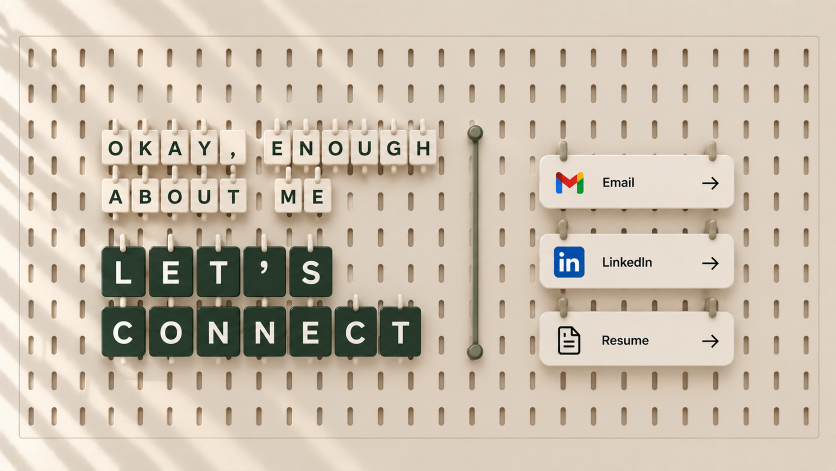
#> input picture portfolio-assets/contact/contact-bg.png, 1672 x 941 px (shown at 1/2 size)
$ python build-contact-art.py
#> lines starting #> are read from the running program, lines starting #| are printed output that depends on the picture; after the words box and inside, x2 and y2 are one past the last pixel; in counts of white or black regions, pixels touching at a corner belong together
"""Build the Contact section artwork from the reference render.

    python3 scripts/build-contact-art.py

Reads portfolio-assets/contact/contact-bg.png (the 1672×941 reference) and writes:
  portfolio-assets/contact/contact-board.png (+ -opt.webp)  full scene, used as the background
  portfolio-assets/contact/contact-cards.png (+ -opt.webp)  the three card bodies on transparency
  src/data/contactLayout.json                               card / clip positions for the page

The pegboard is redrawn bigger (so the scene shows at ZOOM of its reference size)
with a regular hole grid, using the reference's own hole texture, frame edge and
light streaks. Tiles, rod and cards are lifted from the reference with their
clips painted out, then placed so every new, smaller clip hangs in a real slot.
"""
import json
from pathlib import Path

import cv2
import numpy as np
from PIL import Image

ROOT = Path(__file__).resolve().parent.parent
SRC = ROOT / "portfolio-assets/contact/contact-bg.png"
OUT = ROOT / "portfolio-assets/contact"
LAYOUT = ROOT / "src/data/contactLayout.json"

ZOOM = 0.87
W0, H0 = 1672, 941
W, H = round(W0 / ZOOM), round(H0 / ZOOM)

# Flat board + wall colour (BGR). Matched to the cover pegboard photo's wall
# (#EEE7DC-ish) so both pegboard sections share one tone; the reference was 222,208,193.
BOARD_BGR = np.array([218, 230, 238], np.float32)
BOARD_LUM = 210.5

# ---- Reference geometry (measured, reference pixels) ------------------------
FRAME_REF = (38, 72, 1637, 876)                     # frame line centres l, t, r, b
CREAM_ROWS = [
    dict(y=260, h=67, x=[204, 264, 323, 382, 440, 528, 586, 644, 703, 761, 819],
         w=[53, 52, 52, 52, 52, 52, 52, 52, 52, 52, 53], slots=[0, 1, 2, 3, 4, 6, 7, 8, 9, 10, 11]),
    dict(y=357, h=67, x=[203, 263, 322, 382, 440, 550, 609], w=[54, 53, 53, 52, 52, 53, 52], slots=[0, 1, 2, 3, 4, 6, 7]),
]
GREEN_ROWS = [
    dict(y=493, h=101, x=[205, 298, 394, 487, 579], w=[85, 88, 86, 84, 85]),
    dict(y=613, h=100, x=[205, 298, 394, 487, 580, 670, 760], w=[85, 88, 86, 85, 83, 83, 82]),
]
CARDS_REF = [("email", 311), ("linkedin", 470), ("resume", 625)]
CARD_X, CARD_W, CARD_H, CARD_R = 1080, 387, 103, 14
CARD_CLIP_X_REF = (1128, 1431)
ROD_BOX = (926, 246, 974, 726)                       # x0, y0, x1, y1
ROD_CX, ROD_CAPS, ROD_CAP_R, ROD_HALF_W = 950.5, (266, 705), 16, 5.5

# ---- New board grid and placement (new-canvas pixels) -----------------------
FRAME = (38, 72, W - 35, H - 65)
SX, SY = 60, 72
X_FIRST = FRAME[0] + ((FRAME[2] - FRAME[0]) - SX * ((FRAME[2] - FRAME[0] - 46) // SX)) // 2
Y_FIRST = FRAME[1] + ((FRAME[3] - FRAME[1]) - SY * ((FRAME[3] - FRAME[1] - 80) // SY)) // 2
N_COLS = (FRAME[2] - FRAME[0] - 46) // SX + 1
N_ROWS = (FRAME[3] - FRAME[1] - 80) // SY + 1
col = lambda i: X_FIRST + SX * i
row = lambda j: Y_FIRST + SY * j

TILE_CLIP, CARD_CLIP = (8, 26), (11, 28)             # new clip size (w, h), ~35% smaller
# The reference's cream tiles are nearly the board's colour; tint them down (BGR) so they read.
CREAM_TINT = np.array([0.86, 0.875, 0.90], np.float32)
CREAM_OVERLAP, GREEN_OVERLAP, CARD_OVERLAP = 13, 9, 7  # how far a clip reaches over its item
BASE_COL, BASE_ROW = 4, 3
CREAM_TOPS = [row(BASE_ROW) - 4, row(BASE_ROW) + 86]
GREEN_TOPS = [row(BASE_ROW) + 230, row(BASE_ROW) + 360]
GREEN_X0, GREEN_PITCH = col(BASE_COL) + 15, 90       # each clip sits 15px off-centre, alternating
ROD_COL = BASE_COL + 13
CARD_CLIP_COLS = (BASE_COL + 16, BASE_COL + 21)
CARD_LEFT = col(CARD_CLIP_COLS[0]) - 44
CARD_TOPS = [row(BASE_ROW) + 8 + 150 * k for k in range(3)]
ROD_CAPS_NEW = (row(BASE_ROW) + 4, row(BASE_ROW + 6) + 4)


def rounded_rect_alpha(w, h, r):
    yy, xx = np.mgrid[0:h, 0:w] + 0.5
    qx = np.abs(xx - w / 2) - (w / 2 - r)
    qy = np.abs(yy - h / 2) - (h / 2 - r)
    d = np.hypot(np.maximum(qx, 0), np.maximum(qy, 0)) + np.minimum(np.maximum(qx, qy), 0) - r
    return np.clip(0.5 - d, 0, 1).astype(np.float32)


def directional_fill(L, ok, angle):
    """Fill ~ok pixels by interpolating along the light-streak direction."""
    h, w = L.shape
    ys, xs = np.nonzero(~ok)
    d = (np.cos(np.radians(angle)), np.sin(np.radians(angle)))
    found = []
    for sign in (1, -1):
        v = np.full(len(xs), np.nan, np.float32)
        dist = np.full(len(xs), np.inf, np.float32)
        todo = np.arange(len(xs))
        for step in range(1, 2 * max(h, w)):
            px = np.rint(xs[todo] + sign * d[0] * step).astype(int)
            py = np.rint(ys[todo] + sign * d[1] * step).astype(int)
            inside = (px >= 0) & (px < w) & (py >= 0) & (py < h)
            hit = np.zeros(len(todo), bool)
            hit[inside] = ok[py[inside], px[inside]]
            v[todo[hit]] = L[py[hit], px[hit]]
            dist[todo[hit]] = step
            todo = todo[~hit & inside]
            if not len(todo):
                break
        found.append((v, dist))
    (va, da), (vb, db) = found
    both = np.isfinite(da) & np.isfinite(db)
    fill = np.where(both, (np.nan_to_num(va) * db + np.nan_to_num(vb) * da) / np.where(both, da + db, 1),
                    np.where(np.isfinite(da), va, vb))
    fill = np.where(np.isfinite(fill), fill, L[ok].mean())
    out = L.copy()
    out[ys, xs] = fill
    return out


def reference_object_boxes():
    boxes = []
    for r in CREAM_ROWS + GREEN_ROWS:
        boxes += [((x, r["y"], w, r["h"]), 32) for x, w in zip(r["x"], r["w"])]
    boxes += [((CARD_X, y - 40, CARD_W, CARD_H + 40), 34) for _, y in CARDS_REF]
    boxes.append(((ROD_BOX[0], ROD_BOX[1], ROD_BOX[2] - ROD_BOX[0], ROD_BOX[3] - ROD_BOX[1]), 24))
    return boxes


def light_map(ref):
    """Board lighting (ratio to the flat board colour) with objects, holes and frame removed."""
    gray = cv2.cvtColor(ref.astype(np.uint8), cv2.COLOR_BGR2GRAY).astype(np.float32)
    excl = cv2.dilate((gray < 165).astype(np.uint8), np.ones((9, 9), np.uint8))
#> excl: shape (941, 1672); values 0 (black) and 1 (white), 27.5% white; 253 white regions, largest, box (x1, y1, x2, y2) and area: (199, 236, 892, 734) 187413, (1085, 572, 1459, 641) 14023, (929, 236, 971, 731) 12578
    cv2.rectangle(excl, FRAME_REF[:2], FRAME_REF[2:], 1, 9)
#> excl: shape (941, 1672); values 0 (black) and 1 (white), 30.6% white; 239 white regions, largest, box (x1, y1, x2, y2) and area: (199, 236, 892, 734) 187413, (33, 67, 1643, 882) 52826, (1085, 572, 1459, 641) 14023
    for (x, y, w, h), pad in reference_object_boxes():
        cv2.rectangle(excl, (x - pad, y - pad), (x + w + pad, y + h + pad), 1, -1)
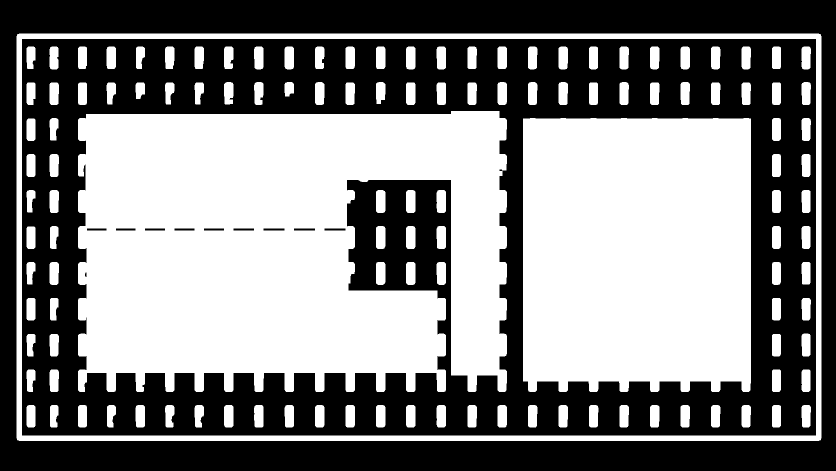
#> excl: shape (941, 1672) (shown at 1/2 size); values 0 (black) and 1 (white), 50.4% white; 12 black regions, largest, box (x1, y1, x2, y2) and area: (44, 78, 1632, 871) 518412, (0, 0, 1672, 941) 261242, (527, 457, 569, 461) 168
    valid = (1 - excl).astype(np.float32)
    k = 4
    num = cv2.GaussianBlur(cv2.resize(gray * valid, None, fx=1 / k, fy=1 / k, interpolation=cv2.INTER_AREA), (0, 0), 1.5)
    den = cv2.GaussianBlur(cv2.resize(valid, None, fx=1 / k, fy=1 / k, interpolation=cv2.INTER_AREA), (0, 0), 1.5)
    ok = den > 0.25
#> ok: shape (235, 418) bool; 59.2% white; 126 black regions (97 under 20 px), largest, box (x1, y1, x2, y2) and area: (40, 57, 252, 194) 23679, (263, 60, 374, 194) 14537, (54, 25, 57, 33) 21
    L = np.where(ok, num / np.maximum(den, 1e-6), 0).astype(np.float32)
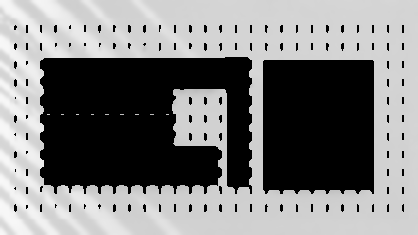
#> L: shape (235, 418) float32; min 0, max 248.5, mean 126.9
    L = cv2.GaussianBlur(directional_fill(L, ok, angle=46), (0, 0), 1.0)
#> after the loop in directional_fill, `for sign in (1, -1):`: found = 2 items
    L = cv2.resize(L, (gray.shape[1], gray.shape[0]), interpolation=cv2.INTER_CUBIC)
#> L: shape (941, 1672) float32
    residual = (gray - L)[(valid > 0) & (np.abs(gray - L) < 20)]
    return L / BOARD_LUM, float(residual.std())


def hole_texture(ref):
    """Average multiplicative texture of clean holes (1.0 = flat board)."""
    gray = cv2.cvtColor(ref.astype(np.uint8), cv2.COLOR_BGR2GRAY)
    n, _, st, cen = cv2.connectedComponentsWithStats((gray < 150).astype(np.uint8))
    picked = [tuple(cen[i]) for i in range(1, n)
              if 6 <= st[i, 2] <= 20 and 25 <= st[i, 3] <= 60
              and ((1180 < cen[i][0] < 1600 and (cen[i][1] < 200 or cen[i][1] > 740)) or (1000 < cen[i][0] < 1060 and 280 < cen[i][1] < 700))]
    patches = []
    for x, y in picked:
        M = np.float32([[1, 0, 18 - x], [0, 1, 32 - y]])
        p = cv2.warpAffine(ref, M, (36, 64), flags=cv2.INTER_LINEAR, borderMode=cv2.BORDER_REFLECT)
        base = np.median(np.concatenate([p[:6].reshape(-1, 3), p[-6:].reshape(-1, 3)]), 0)
        patches.append(p / base)
    return np.median(np.stack(patches), 0).astype(np.float32), len(picked)


def paint_out(img, x0, x1, y0, y1):
    """Replace columns x0..x1 of rows y0..y1 with a blend of the columns just outside."""
    left, right = img[y0:y1, x0 - 1].copy(), img[y0:y1, x1].copy()
    t = ((np.arange(x0, x1) - (x0 - 1)) / (x1 - (x0 - 1))).astype(np.float32)
    img[y0:y1, x0:x1] = left[:, None] * (1 - t)[None, :, None] + right[:, None] * t[None, :, None]


def capsule_sprite(w, h, edge, mid, hi, s=4):
    """Pegboard clip: shaded vertical capsule, darker at the top where it enters the slot."""
    SW, SH = w * s, h * s
    yy, xx = np.mgrid[0:SH, 0:SW] + 0.5
    r = SW / 2
    d = np.hypot(xx - r, yy - np.clip(yy, r, SH - r)) - r
    a = np.clip(0.5 - d, 0, 1)
    u = np.clip((xx - r) / r, -1, 1)
    v = yy / SH
    edge, mid, hi = (np.array(c, np.float32) for c in (edge, mid, hi))
    color = edge + (mid - edge) * (np.cos(u * np.pi / 2) ** 0.8)[..., None]
    shine = np.exp(-((u + 0.35) / 0.22) ** 2) * 0.6
    color = color + (hi - color) * shine[..., None]
    color *= (0.72 + 0.28 * np.clip((v - 0.2) / 0.3, 0, 1))[..., None]
    pm = cv2.resize(color * a[..., None], (w, h), interpolation=cv2.INTER_AREA)
    alpha = cv2.resize(a.astype(np.float32), (w, h), interpolation=cv2.INTER_AREA)
    return pm / np.maximum(alpha, 1e-4)[..., None], alpha


class Scene:
    def __init__(self, board, L_old, L_new):
        self.img, self.L_old, self.L_new = board, L_old, L_new
        # Transparent layers drawn over the board by the page: card bodies (hover),
        # letter tiles (hover) and the clips that hold everything (always on top).
        self.cards = np.zeros((H, W, 4), np.float32)
        self.tiles = np.zeros((H, W, 4), np.float32)
        self.clips = np.zeros((H, W, 4), np.float32)

    def paste_layer(self, layer, color, alpha, x, y):
        h, w = alpha.shape
        dst = layer[y:y + h, x:x + w]
        a = alpha[..., None]
        dst[..., :3] = dst[..., :3] * (1 - a) + color * a
        dst[..., 3] = np.maximum(dst[..., 3], alpha)

    def shadow_into(self, layer, items, offset, sigma, strength, colour=(30, 32, 24)):
        """Soft shadow drawn into a transparent layer, so it falls on whatever is below it."""
        S = np.zeros((H, W), np.float32)
        for alpha, x, y in items:
            h, w = alpha.shape
            x, y = x + offset[0], y + offset[1]
            S[y:y + h, x:x + w] = np.maximum(S[y:y + h, x:x + w], alpha)
        S = cv2.GaussianBlur(S, (0, 0), sigma) * strength
        a = S[..., None]
        layer[..., :3] = layer[..., :3] * (1 - a) + np.array(colour, np.float32) * a
        layer[..., 3] = np.maximum(layer[..., 3], S)

    def relit(self, color, sx, sy, x, y):
        h, w = color.shape[:2]
        r = self.L_new[y:y + h, x:x + w] / np.maximum(self.L_old[sy:sy + h, sx:sx + w], 1e-3)
        return color * np.clip(r, 0.85, 1.18)[..., None]

    def paste(self, color, alpha, x, y, target=None):
        h, w = alpha.shape
        dst = (self.img if target is None else target)[y:y + h, x:x + w, :3]
        dst[:] = dst * (1 - alpha[..., None]) + color * alpha[..., None]

    def shadow(self, items, offset, sigma, strength):
        S = np.zeros((H, W), np.float32)
        for alpha, x, y in items:
            h, w = alpha.shape
            x, y = x + offset[0], y + offset[1]
            S[y:y + h, x:x + w] = np.maximum(S[y:y + h, x:x + w], alpha)
        S = cv2.GaussianBlur(S, (0, 0), sigma)
        self.img *= (1 - strength * S)[..., None]


def main():
    ref = cv2.imread(str(SRC)).astype(np.float32)
    assert ref.shape[:2] == (H0, W0), f"expected a {W0}×{H0} reference"
    L_old, grain = light_map(ref)
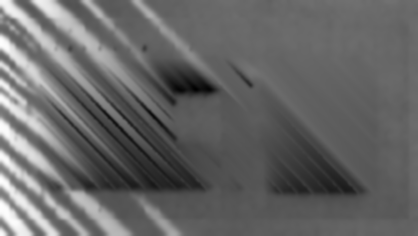
#> L_old: shape (941, 1672) float32 (shown at 1/4 size); min 0.889, max 1.18, mean 1.01; drawn with min black and max white
#> grain = 1.83
    L_new = cv2.resize(L_old, (W, H), interpolation=cv2.INTER_LINEAR)
    hole, n_holes = hole_texture(ref)
#> in hole_texture, `n, _, st, cen = cv2.connectedComponentsWithStats((gray < 150).astype(n..`: n = 381; st = 381 rows, first 6: [0, 0, 1672, 941, 1369636], [38, 78, 1, 1, 1], [38, 80, 1, 1, 1], [57, 97, 10, 37, 195], [104, 97, 9, 37, 251], [160, 97, 10, 37, 255]; cen = 381 pairs, first value 38 to 1612.1, second value 78 to 832.1
#> in hole_texture, `picked = [tuple(cen[i]) for i in range(1, n) if 6 <= st[i, 2] <= 20 an..`: picked = 33 pairs, first value 1003.5 to 1552.4, second value 112.6 to 832
#> the loop in hole_texture, `for x, y in picked:` made 33 passes
#> (x, y, M, base) on passes 1 to 6: (1186.5, 114.5, [[1, 0, -1168.5], [0, 1, -82.45]], [196, 210.3, 222.8]), (1247.6, 114, [[1, 0, -1229.6], [0, 1, -82.04]], [196, 210.4, 223]), (1308.6, 114.9, [[1, 0, -1290.6], [0, 1, -82.95]], [196, 210.1, 223]), (1369.9, 114.1, [[1, 0, -1351.9], [0, 1, -82.05]], [196, 210.9, 223.1]), (1430.9, 112.6, [[1, 0, -1412.9], [0, 1, -80.62]], [196, 210.4, 223]), (1491.9, 113.8, [[1, 0, -1473.9], [0, 1, -81.84]], [195.7, 210, 222.8])
#> after the loop in hole_texture, `for x, y in picked:`: patches = 33 items
#> n_holes = 33

    # Board: flat colour × lighting × frame edge × holes (+ the reference's fine grain)
    yy, xx = np.mgrid[0:H, 0:W].astype(np.float32)
    board = BOARD_BGR[None, None, :] * L_new[..., None]
    l, t, r, b = FRAME
    cx, cy, rad = (l + r) / 2, (t + b) / 2, 5
    qx, qy = np.abs(xx - cx) - ((r - l) / 2 - rad), np.abs(yy - cy) - ((b - t) / 2 - rad)
    dist = np.hypot(np.maximum(qx, 0), np.maximum(qy, 0)) + np.minimum(np.maximum(qx, qy), 0) - rad
    board *= np.interp(dist, [-3, -2, -1, 0, 1, 2, 3], [1, 1.015, 0.92, 0.78, 0.87, 1.0, 1])[..., None]
    holes = np.ones((H, W, 3), np.float32)
    slots = [(col(i), row(j)) for i in range(N_COLS) for j in range(N_ROWS)]
    for sx_, sy_ in slots:
        holes[sy_ - 32:sy_ + 32, sx_ - 18:sx_ + 18] *= hole
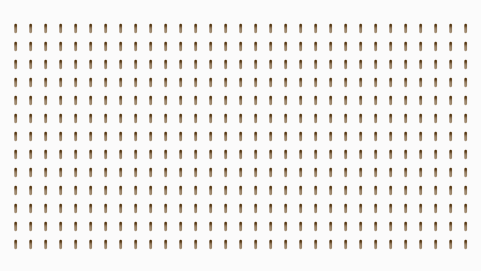
#> holes: shape (1082, 1922, 3) float32 (shown at 1/4 size); mean B, G, R 0.964, 0.971, 0.976; drawn with min black and max white
    board *= holes
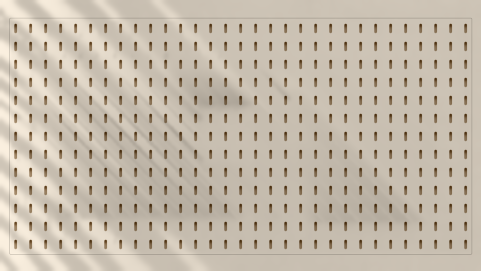
#> board: shape (1082, 1922, 3) float32 (shown at 1/4 size); mean of channels 0, 1, 2 212.7, 223.2, 231; drawn with min black and max white
    if grain > 0.8:
        board += cv2.GaussianBlur(np.random.default_rng(7).normal(0, grain * 0.9, (H, W)).astype(np.float32), (0, 0), 0.6)[..., None]
    scene = Scene(board, L_old, L_new)

    # Paint the old clips off the tiles and cards
    work = ref.copy()
    for rw in CREAM_ROWS:
        for x, w in zip(rw["x"], rw["w"]):
            paint_out(work, x + 7, x + w - 7, rw["y"] - 3, rw["y"] + 20)
    for rw in GREEN_ROWS:
        for x, w in zip(rw["x"], rw["w"]):
            paint_out(work, x + 8, x + w - 8, rw["y"] - 2, rw["y"] + 22)
    for _, y in CARDS_REF:
        for cxr in CARD_CLIP_X_REF:
            paint_out(work, cxr - 17, cxr + 17, y - 1, y + 20)

    # Lay out tiles, rod and cards on the new grid
    tiles, tile_clips, checks = [], [], []
    for rw, top in zip(CREAM_ROWS, CREAM_TOPS):
        for x, w, slot in zip(rw["x"], rw["w"], rw["slots"]):
            # 1px side margin keeps the bevel without picking up the shaded gap between tiles
            sx, sy, sw, sh = x - 1, rw["y"] - 3, w + 2, rw["h"] + 4
            centre = col(BASE_COL + slot)
            dx, dy = int(round(centre - sw / 2)), top - 3
            tiles.append((work[sy:sy + sh, sx:sx + sw] * CREAM_TINT, rounded_rect_alpha(sw, sh, 8), sx, sy, dx, dy))
            tile_clips.append((centre, top + CREAM_OVERLAP - TILE_CLIP[1], dx, dx + sw))
#> after the loop, tile_clips = 18 items, first 6: (302, 311, 274, 329), (362, 311, 335, 389), (422, 311, 395, 449), (482, 311, 455, 509), (542, 311, 515, 569), (662, 311, 635, 689); tiles = 18 items
    for rw, top in zip(GREEN_ROWS, GREEN_TOPS):
        for k, (x, w) in enumerate(zip(rw["x"], rw["w"])):
            # the green mask already includes the dark edge, so cut exactly on it
            sx, sy, sw, sh = x, rw["y"], w, rw["h"]
            centre = GREEN_X0 + GREEN_PITCH * k
            dx, dy = int(round(centre - sw / 2)), top
            tiles.append((work[sy:sy + sh, sx:sx + sw], rounded_rect_alpha(sw, sh, 9), sx, sy, dx, dy))
            clip_col = col(int(round((centre - X_FIRST) / SX)))
            tile_clips.append((clip_col, top + GREEN_OVERLAP - TILE_CLIP[1], dx, dx + sw))
#> this loop made 2 passes
#> pass 1, in rounded_rect_alpha (call 19), `qy = np.abs(yy - h / 2) - (h / 2 - r)`:
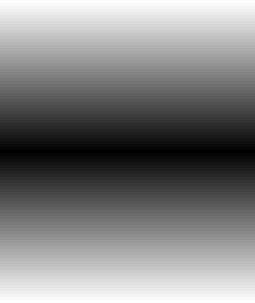
#> qy: shape (101, 85) float64 (shown 3 times larger); min -41.5, max 8.5, mean -16.25; drawn with min black and max white
#> after the loop, tile_clips = 30 items, first 6: (302, 311, 274, 329), (362, 311, 335, 389), (422, 311, 395, 449), (482, 311, 455, 509), (542, 311, 515, 569), (662, 311, 635, 689); tiles = 30 items

    rx0, ry0, rx1, ry1 = ROD_BOX
#> rx0 = 926; ry0 = 246; rx1 = 974; ry1 = 726
    ryy, rxx = np.mgrid[ry0:ry1, rx0:rx1].astype(np.float32)
    d_body = np.where((ryy >= ROD_CAPS[0]) & (ryy <= ROD_CAPS[1]), np.abs(rxx - ROD_CX) - ROD_HALF_W, 1e3)
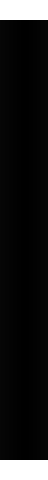
#> d_body: shape (480, 48) float32; min -5, max 1000, mean 89.3; drawn with min black and max white
    d_caps = np.minimum(*(np.hypot(rxx - ROD_CX, ryy - c) - ROD_CAP_R for c in ROD_CAPS))
    rod_alpha = np.clip(0.5 - np.minimum(d_body, d_caps), 0, 1).astype(np.float32)
#> (the rest of the program and of its run is left out)
